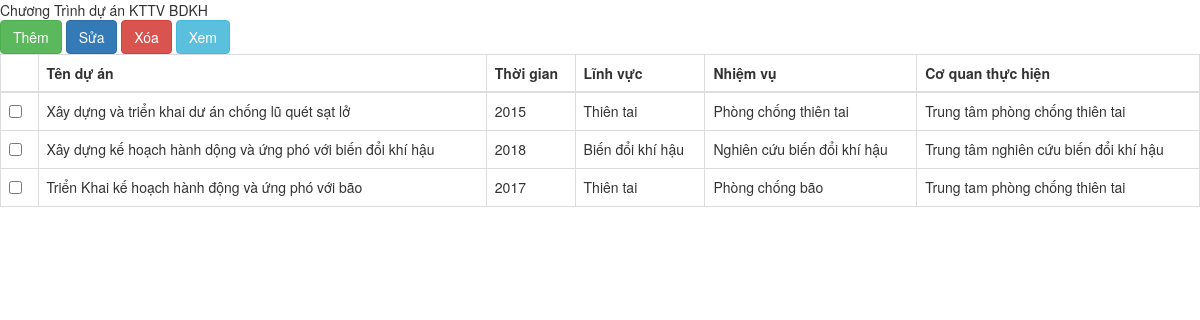
The page / on the database its author committed.
### tables this page shows
CREATE TABLE `duan` (
  `maduan` int(11) NOT NULL,
  `tenduan` varchar(100) NOT NULL,
  `namthuchien` year(4) NOT NULL,
  `linhvuc` varchar(100) NOT NULL,
  `nhiemvu` varchar(100) NOT NULL,
  `coquanthuchien` varchar(100) NOT NULL
);

### src/index.php (the view, shortened to what this page needs)
<!DOCTYPE html>
<html lang="en">
<head>
    <link rel="stylesheet" href="https://maxcdn.bootstrapcdn.com/bootstrap/3.4.1/css/bootstrap.min.css">
    <div>Chương Trình dự án KTTV BDKH</div>
    <a href="add.php" type="button" class="btn btn-success">Thêm</a>
    <button type="button" class="btn btn-primary" onclick="edit()">Sửa</button>
    <button type="button" class="btn btn-danger" onclick="delet()">Xóa</button>
    <button type="button" class="btn btn-info" onclick="view()">Xem</button>
</head>
<body>
<?php
   $conn = mysqli_connect('localhost','root','','1951060679_kttv_bdkh');
    $sql = "SELECT * FROM duan";
    $result = mysqli_query($conn,$sql);
    echo "<table class='table table-bordered'>";
    echo'    <thead>
        <tr>
        <th scope="col"></th>
        <th scope="col">Tên dự án</th>
        <th scope="col">Thời gian</th>
        <th scope="col">Lĩnh vực</th>
        <th scope="col">Nhiệm vụ</th>
        <th scope="col">Cơ quan thực hiện</th>
        </tr>
        </thead>';
            while($row = mysqli_fetch_array($result))
            {   echo '<tr> <td> <div name="foo" class="form-check">
                <input class="form-check-input" type="checkbox" name="foo" value="'.$row['maduan'].'" id="flexCheckDefault">
                <label class="form-check-label" name="foo" for="flexCheckDefault">
                </label>
                </div>';
                echo "<td>" . $row['tenduan'] . "</td><td>" . $row['namthuchien'] . "</td><td>" . $row['linhvuc'] . "</td><td>" . $row['nhiemvu'] . "</td><td>" . $row['coquanthuchien'] . "</td></tr>";
            }
    echo "</table>";
?>
</body>
</html>

### rows shown on the page
duan: tenduan "Xây dựng và triển khai dư án chống lũ quét sạt lở", namthuchien "2015", linhvuc "Thiên tai", nhiemvu "Phòng chống thiên tai", coquanthuchien "Trung tâm phòng chống thiên tai"
duan: tenduan "Xây dựng kế hoạch hành dộng và ứng phó với biến đổi khí hậu", namthuchien "2018", linhvuc "Biến đổi khí hậu", nhiemvu "Nghiên cứu biến đổi khí hậu", coquanthuchien "Trung tâm nghiên cứu biến đổi khí hậu"
duan: tenduan "Triển Khai kế hoạch hành động và ứng phó với bão", namthuchien "2017", linhvuc "Thiên tai", nhiemvu "Phòng chống bão", coquanthuchien "Trung tam phòng chống thiên tai"
